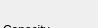
       <widget class="QWidget" name="page_4">
        <property name="geometry">
         <rect>
          <x>0</x>
          <y>0</y>
          <width>98</width>
          <height>28</height>
         </rect>
        </property>
        <property name="sizePolicy">
         <sizepolicy hsizetype="Expanding" vsizetype="Expanding">
          <horstretch>0</horstretch>
          <verstretch>0</verstretch>
         </sizepolicy>
        </property>
        <attribute name="label">
         <string>Basic information</string>
        </attribute>
        <widget class="QWidget" name="layoutWidget">
         <property name="geometry">
          <rect>
           <x>340</x>
           <y>10</y>
           <width>223</width>
           <height>121</height>
          </rect>
         </property>
         <layout class="QGridLayout" name="gridLayout">
          <item row="0" column="0">
           <widget class="QLabel" name="label_37">
            <property name="minimumSize">
             <size>
              <width>0</width>
              <height>35</height>
             </size>
            </property>
            <property name="text">
             <string>Temperature</string>
            </property>
           </widget>
          </item>
          <item row="0" column="1">
           <widget class="QLineEdit" name="Ele_temp">
            <property name="minimumSize">
             <size>
              <width>0</width>
              <height>35</height>
             </size>
            </property>
            <property name="text">
             <string>90</string>
            </property>
           </widget>
          </item>
          <item row="0" column="2">
           <widget class="QLabel" name="label_93">
            <property name="minimumSize">
             <size>
              <width>0</width>
              <height>35</height>
             </size>
            </property>
            <property name="text">
             <string>℃</string>
            </property>
           </widget>
          </item>
          <item row="1" column="0">
           <widget class="QLabel" name="label_38">
            <property name="minimumSize">
             <size>
              <width>0</width>
              <height>35</height>
             </size>
            </property>
            <property name="text">
             <string>Pressure</string>
            </property>
           </widget>
          </item>
          <item row="1" column="1">
           <widget class="QLineEdit" name="Ele_pre">
            <property name="minimumSize">
             <size>
              <width>0</width>
              <height>35</height>
             </size>
            </property>
            <property name="text">
             <string>30</string>
            </property>
           </widget>
          </item>
          <item row="1" column="2">
           <widget class="QLabel" name="label_94">
            <property name="minimumSize">
             <size>
              <width>0</width>
              <height>35</height>
             </size>
            </property>
            <property name="text">
             <string>Bar</string>
            </property>
           </widget>
          </item>
          <item row="2" column="0">
           <widget class="QLabel" name="label_39">
            <property name="minimumSize">
             <size>
              <width>0</width>
              <height>35</height>
             </size>
            </property>
            <property name="text">
             <string>Lifetime</string>
            </property>
           </widget>
          </item>
          <item row="2" column="1">
           <widget class="QLineEdit" name="Ele_life">
            <property name="minimumSize">
             <size>
              <width>0</width>
              <height>35</height>
             </size>
            </property>
            <property name="text">
             <string>20</string>
            </property>
           </widget>
          </item>
          <item row="2" column="2">
           <widget class="QLabel" name="label_95">
            <property name="minimumSize">
             <size>
              <width>0</width>
              <height>35</height>
             </size>
            </property>
            <property name="text">
             <string>Year</string>
            </property>
           </widget>
          </item>
         </layout>
        </widget>
        <widget class="QWidget" name="layoutWidget">
         <property name="geometry">
          <rect>
           <x>3</x>
           <y>11</y>
           <width>321</width>
           <height>289</height>
          </rect>
         </property>
         <layout class="QGridLayout" name="gridLayout_6">
          <item row="0" column="0">
           <widget class="QLabel" name="label">
            <property name="minimumSize">
             <size>
              <width>0</width>
              <height>35</height>
             </size>
            </property>
            <property name="text">
             <string>Capacity</string>
            </property>
           </widget>
          </item>
          <item row="0" column="1">
           <widget class="QLineEdit" name="Ele_cap">
            <property name="sizePolicy">
             <sizepolicy hsizetype="Fixed" vsizetype="Fixed">
              <horstretch>0</horstretch>
              <verstretch>0</verstretch>
             </sizepolicy>
            </property>
            <property name="minimumSize">
             <size>
              <width>0</width>
              <height>35</height>
             </size>
            </property>
            <property name="maximumSize">
             <size>
              <width>100</width>
              <height>16777215</height>
             </size>
            </property>
            <property name="text">
             <string>2</string>
            </property>
           </widget>
          </item>
          <item row="0" column="2">
           <widget class="QLabel" name="label_17">
            <property name="minimumSize">
             <size>
              <width>0</width>
              <height>35</height>
             </size>
            </property>
            <property name="text">
             <string>MW</string>
            </property>
           </widget>
          </item>
          <item row="1" column="0">
           <widget class="QLabel" name="label_2">
            <property name="minimumSize">
             <size>
              <width>0</width>
              <height>35</height>
             </size>
            </property>
            <property name="text">
             <string>Number</string>
            </property>
           </widget>
          </item>
          <item row="1" column="1">
           <widget class="QLineEdit" name="Ele_number">
            <property name="sizePolicy">
             <sizepolicy hsizetype="Fixed" vsizetype="Fixed">
              <horstretch>0</horstretch>
              <verstretch>0</verstretch>
             </sizepolicy>
            </property>
            <property name="minimumSize">
             <size>
              <width>0</width>
              <height>35</height>
             </size>
            </property>
            <property name="maximumSize">
             <size>
              <width>100</width>
              <height>16777215</height>
             </size>
            </property>
            <property name="text">
             <string>1</string>
            </property>
           </widget>
          </item>
          <item row="2" column="0">
           <widget class="QLabel" name="label_3">
            <property name="minimumSize">
             <size>
              <width>0</width>
              <height>35</height>
             </size>
            </property>
            <property name="text">
             <string>Capex</string>
            </property>
           </widget>
          </item>
          <item row="2" column="1">
           <widget class="QLineEdit" name="Ele_capex">
            <property name="sizePolicy">
             <sizepolicy hsizetype="Fixed" vsizetype="Fixed">
              <horstretch>0</horstretch>
              <verstretch>0</verstretch>
             </sizepolicy>
            </property>
            <property name="minimumSize">
             <size>
              <width>0</width>
              <height>35</height>
             </size>
            </property>
            <property name="maximumSize">
             <size>
              <width>100</width>
              <height>16777215</height>
             </size>
            </property>
            <property name="text">
             <string>1000</string>
            </property>
           </widget>
          </item>
          <item row="2" column="2">
           <widget class="QLabel" name="label_18">
            <property name="minimumSize">
             <size>
              <width>0</width>
              <height>35</height>
             </size>
            </property>
            <property name="text">
             <string>$/kW</string>
            </property>
           </widget>
          </item>
          <item row="3" column="0">
           <widget class="QLabel" name="label_4">
            <property name="minimumSize">
             <size>
              <width>0</width>
              <height>35</height>
             </size>
            </property>
            <property name="text">
             <string>OM cost</string>
            </property>
           </widget>
          </item>
          <item row="3" column="1">
           <widget class="QLineEdit" name="Ele_opex">
            <property name="sizePolicy">
             <sizepolicy hsizetype="Fixed" vsizetype="Fixed">
              <horstretch>0</horstretch>
              <verstretch>0</verstretch>
             </sizepolicy>
            </property>
            <property name="minimumSize">
             <size>
              <width>0</width>
              <height>35</height>
             </size>
            </property>
            <property name="maximumSize">
             <size>
              <width>100</width>
              <height>16777215</height>
             </size>
            </property>
            <property name="text">
             <string>0.02</string>
            </property>
           </widget>
          </item>
          <item row="3" column="2">
           <widget class="QLabel" name="label_57">
            <property name="minimumSize">
             <size>
              <width>0</width>
              <height>35</height>
             </size>
            </property>
            <property name="text">
             <string>Capex</string>
            </property>
           </widget>
          </item>
          <item row="4" column="0">
           <widget class="QLabel" name="label_5">
            <property name="minimumSize">
             <size>
              <width>0</width>
              <height>35</height>
             </size>
            </property>
            <property name="text">
             <string>Minimum load</string>
            </property>
           </widget>
          </item>
          <item row="4" column="1">
           <widget class="QLineEdit" name="Ele_min_lf">
            <property name="sizePolicy">
             <sizepolicy hsizetype="Fixed" vsizetype="Fixed">
              <horstretch>0</horstretch>
              <verstretch>0</verstretch>
             </sizepolicy>
            </property>
            <property name="minimumSize">
             <size>
              <width>0</width>
              <height>35</height>
             </size>
            </property>
            <property name="maximumSize">
             <size>
              <width>100</width>
              <height>16777215</height>
             </size>
            </property>
            <property name="text">
             <string>0.1</string>
            </property>
           </widget>
          </item>
          <item row="4" column="2">
           <widget class="QLabel" name="label_58">
            <property name="minimumSize">
             <size>
              <width>0</width>
              <height>35</height>
             </size>
            </property>
            <property name="text">
             <string>% nominal</string>
            </property>
           </widget>
          </item>
          <item row="5" column="0">
           <widget class="QLabel" name="label_15">
            <property name="minimumSize">
             <size>
              <width>0</width>
              <height>35</height>
             </size>
            </property>
            <property name="text">
             <string>Maximum load</string>
            </property>
           </widget>
          </item>
          <item row="5" column="1">
           <widget class="QLineEdit" name="Ele_max_lf">
            <property name="sizePolicy">
             <sizepolicy hsizetype="Fixed" vsizetype="Fixed">
              <horstretch>0</horstretch>
              <verstretch>0</verstretch>
             </sizepolicy>
            </property>
            <property name="minimumSize">
             <size>
              <width>0</width>
              <height>35</height>
             </size>
            </property>
            <property name="maximumSize">
             <size>
              <width>100</width>
              <height>16777215</height>
             </size>
            </property>
            <property name="text">
             <string>1.0</string>
            </property>
           </widget>
          </item>
          <item row="5" column="2">
           <widget class="QLabel" name="label_59">
            <property name="minimumSize">
             <size>
              <width>0</width>
              <height>35</height>
             </size>
            </property>
            <property name="text">
             <string>% nominal</string>
            </property>
           </widget>
          </item>
          <item row="6" column="0">
           <widget class="QLabel" name="label_16">
            <property name="minimumSize">
             <size>
              <width>0</width>
              <height>35</height>
             </size>
            </property>
            <property name="text">
             <string>Efficiency</string>
            </property>
           </widget>
          </item>
          <item row="6" column="1">
           <widget class="QLineEdit" name="Ele_nom_eff">
            <property name="sizePolicy">
             <sizepolicy hsizetype="Fixed" vsizetype="Fixed">
              <horstretch>0</horstretch>
              <verstretch>0</verstretch>
             </sizepolicy>
            </property>
            <property name="minimumSize">
             <size>
              <width>0</width>
              <height>35</height>
             </size>
            </property>
            <property name="maximumSize">
             <size>
              <width>100</width>
              <height>16777215</height>
             </size>
            </property>
            <property name="text">
             <string>48.65</string>
            </property>
           </widget>
          </item>
          <item row="6" column="2">
           <widget class="QComboBox" name="comboBox">
            <property name="minimumSize">
             <size>
              <width>70</width>
              <height>35</height>
             </size>
            </property>
            <item>
             <property name="text">
              <string>kWh/kg</string>
             </property>
            </item>
           </widget>
          </item>
         </layout>
        </widget>
       </widget>
